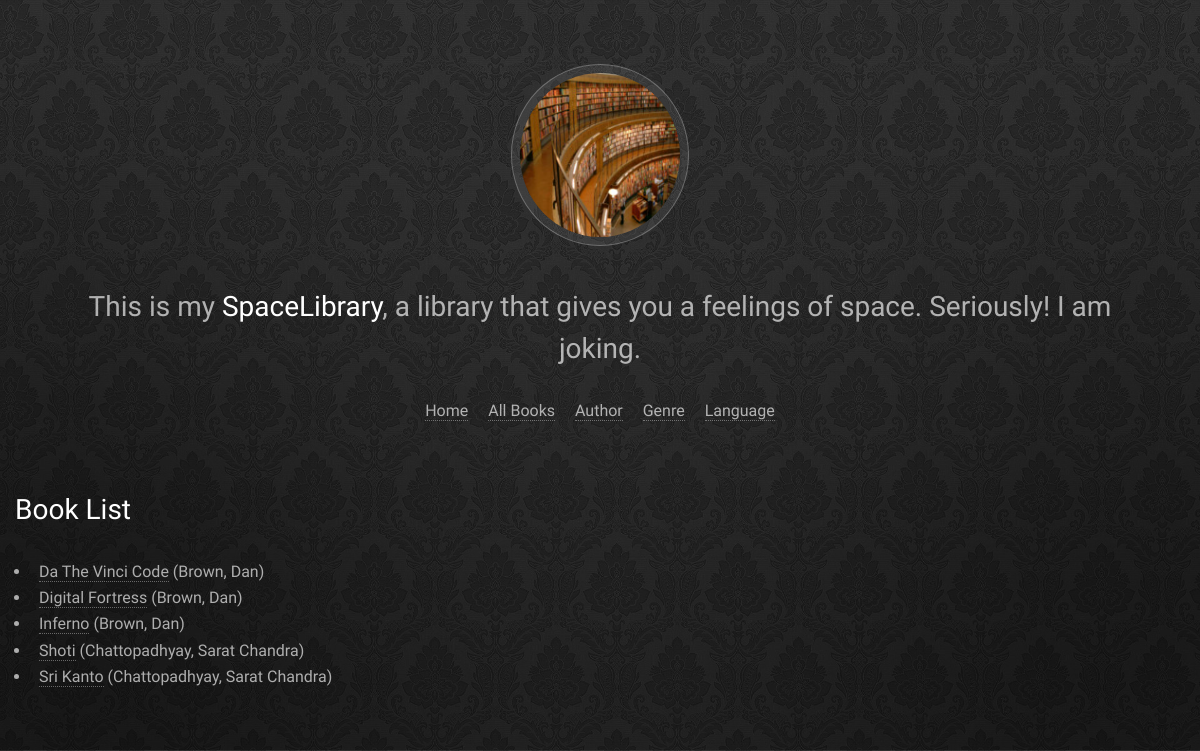
/catalog/books/, run on the app's committed database.
### catalog/models.py (models this page shows, shortened)
class Book(models.Model):
	title = models.CharField(max_length = 200)
	author = models.ForeignKey('Author', on_delete = models.SET_NULL, null = True)
	summary = models.TextField(max_length=1000, null=True, help_text="Enter a brief description of the book")
	isbn = models.CharField('ISBN', max_length = 13, help_text = '13 Character <a href = "https://www.isbn-international.org/content/what-isbn">ISBN number</a>')
	genre = models.ManyToManyField(Genre, help_text = 'Select a genre for this book')
	language = models.ForeignKey('Language', on_delete = models.SET_NULL, null = True)
	def display_genre(self):
		return ', '.join([genre.name for genre in self.genre.all()[:3]])
	def get_absolute_url(self):
		return reverse('catalog:book-detail',args = [str(self.id)])
	display_genre.short_description = 'Genre'

class Author(models.Model):
	first_name = models.CharField(max_length=100)
	last_name = models.CharField(max_length=100)
	date_of_birth = models.DateField(null=True, blank=True)
	date_of_death = models.DateField('Died', null=True, blank=True)
	class Meta:
		ordering = ['last_name', 'first_name']
	def __str__(self):
		return '{0}, {1}'.format(self.last_name, self.first_name)

### catalog/views.py (the view)
# urls.py: path('books/', views.BookListView.as_view(), name = 'books'),
class BookListView(generic.ListView):
    model = Book
    context_object_name = 'book_list'
    def get_queryset(self):
        return Book.objects.order_by('title')[:5]
    templates_name = 'catalog/book_list.html'
    paginate_by = 10

### catalog/templates/catalog/book_list.html
{% extends "base_generic.html" %}
{% block content %}
  <h1>Book List</h1>
  {% if book_list %}
  <ul>
    {% for book in book_list %}
      <li>
        <a href="{{ book.get_absolute_url }}">{{ book.title }}</a>
 ({{book.author}})
      </li>
    {% endfor %}
  </ul>
  {% else %}
    <p>There are no books in the library.</p>
  {% endif %}
{% endblock %}

### catalog/static/css/main.css (style rules this page uses)
html, body, div, span, applet, object, iframe, h1, h2, h3, h4, h5, h6, p, blockquote, pre, a, abbr, acronym, address, big, cite, code, del, dfn, em, img, ins, kbd, q, s, samp, small, strike, strong, sub, sup, tt, var, b, u, i, center, dl, dt, dd, ol, ul, li, fieldset, form, label, legend, table, caption, tbody, tfoot, thead, tr, th, td, article, aside, canvas, details, embed, figure, figcaption, footer, header, hgroup, menu, nav, output, ruby, section, summary, time, mark, audio, video { margin: 0; padding: 0; border: 0; font-size: 100%; font: inherit; vertical-align: baseline; }
body { line-height: 1; }
ol, ul { list-style: none; }
body { -webkit-text-size-adjust: none; }
*, *:before, *:after { -moz-box-sizing: border-box; -webkit-box-sizing: border-box; box-sizing: border-box; }
body { -ms-overflow-style: scrollbar; }
body { background-color: #000; background-image: url('/static/images/bg.jpg'); background-size: cover; background-position: top center; }
body, input, select, textarea { color: rgba(255, 255, 255, 0.65); font-family: "Source Sans Pro", Helvetica, sans-serif; font-size: 13pt; font-weight: 200; line-height: 1.65; }
@media screen and (max-width: 1280px) { body, input, select, textarea { font-size: 12pt; } }
a { color: inherit; text-decoration: none; border-bottom: dotted 1px rgba(255, 255, 255, 0.35); -moz-transition: border-bottom-color 0.2s ease-in-out, color 0.2s ease-in-out; -webkit-transition: border-bottom-color 0.2s ease-in-out, color 0.2s ease-in-out; -ms-transition: border-bottom-color 0.2s ease-in-out, color 0.2s ease-in-out; transition: border-bottom-color 0.2s ease-in-out, color 0.2s ease-in-out; }
h1, h2, h3, h4, h5, h6 { color: #ffffff; font-weight: 200; line-height: 1.5; margin: 0 0 1em 0; }
h1 { font-size: 1.75em; }
ul { list-style: disc; margin: 0 0 2em 0; padding-left: 1em; }
ul li { padding-left: 0.5em; }

### data on the page
Book: title "Da The Vinci Code", author "Brown, Dan"
Book: title "Digital Fortress", author "Brown, Dan"
Book: title "Inferno", author "Brown, Dan"
Book: title "Shoti", author "Chattopadhyay, Sarat Chandra"
Book: title "Sri Kanto", author "Chattopadhyay, Sarat Chandra"
